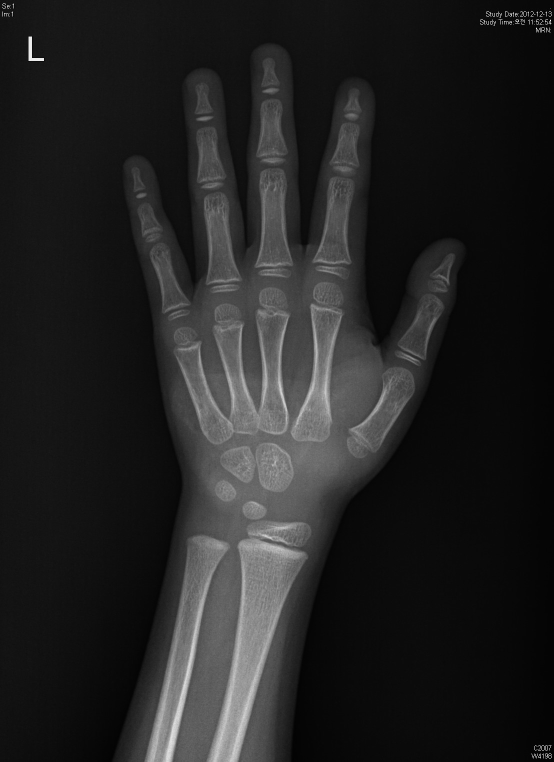
#> input picture 000. 2차 플젝/boneage/sample_img.jpg.jpg, 1108 x 1524 px (shown at 1/2 size); its folder holds only this picture in this run
$ python -i bone1.py   (imports and definitions only)
#> lines starting #> are read from the running program, lines starting #| are printed output that depends on the picture; after the words box and inside, x2 and y2 are one past the last pixel; in counts of white or black regions, pixels touching at a corner belong together
#> further down, picture is the input picture: shape (1524, 1108, 3); min 0, max 255, mean 34.8
# 모듈 import
import numpy as np
import cv2
import matplotlib.pyplot as plt
import seaborn as sns
from sklearn.linear_model import LinearRegression
import glob
import math
import re
import pandas as pd
import warnings
# [1 line not run here, left out]

#-----------------------------------------------------------------------------------
# read_img(path) -> original_img
# make_mask(original_img) -> mask
# cut_mask(original_img, mask) -> masked
# img_rotation(masked) ->rotated_img

# ---- morphology_value_1, morphology_value_2, filter_value(a,b)
# Decomposing(rotated_img,a,b,d,e) -> bone_extraction
#-----------------------------------------------------------------------------------

# 이미지 경로에서 불러오기.
def read_img(path):
    original_img = cv2.imread(path)
    return original_img


# 원본 이미지를 넣어서 마스크 만드는 함수.
########## Making mask for removing background #############
def make_mask(original_img):
    ## change to lab for making mask
    img_mask = original_img.copy()
    img_mask = cv2.cvtColor(img_mask, cv2.COLOR_RGB2BGR)
    img_mask = cv2.cvtColor(img_mask, cv2.COLOR_BGR2Lab)
#> img_mask: shape (1524, 1108, 3); mean of channels 0, 1, 2 34.3, 128, 128

    ## blur _02
    # kernel_size = odds / value = img.mean()


    blur_k = int((img_mask.mean()*0.5)//2)*2+1
#> blur_k = 49
    img_mask = cv2.medianBlur(img_mask, blur_k)
#> img_mask: shape (1524, 1108, 3); mean of channels 0, 1, 2 33.1, 128, 128

    ## change to Grayscale for threshold

    img_mask = cv2.cvtColor(img_mask, cv2.COLOR_Lab2BGR)
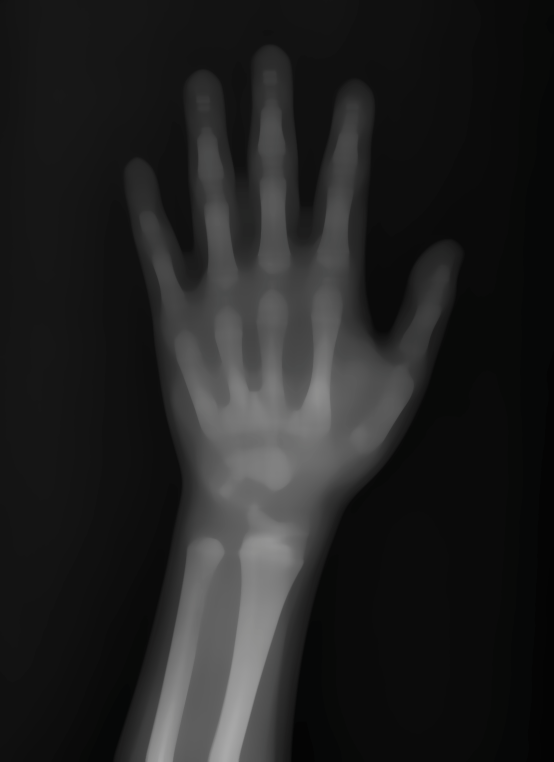
#> img_mask: shape (1524, 1108, 3) (shown at 1/2 size); mean B, G, R 33.7, 33.8, 33.6
    img_mask = cv2.cvtColor(img_mask, cv2.COLOR_BGR2GRAY)
#> img_mask: shape (1524, 1108)

    ## binary / value = img.mean()

    if img_mask.mean() > 100 :
      th = img_mask.mean()*0.94
    else :
      th = img_mask.mean()
#> th = 33.78

    ret, img_mask = cv2.threshold(img_mask, th, 255, cv2.THRESH_BINARY)
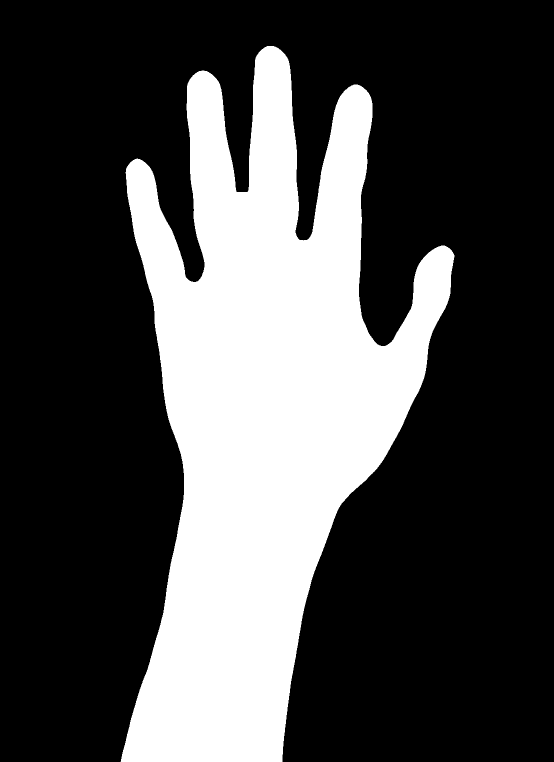
#> img_mask: shape (1524, 1108) (shown at 1/2 size); 29.3% white; 1 white region
#> ret = 33

    ## mask based Max value of contours

    contours, hierarchy = cv2.findContours(img_mask, cv2.RETR_EXTERNAL, cv2.CHAIN_APPROX_SIMPLE)
#> contours = 1 contour; box (x1, y1, x2, y2) and area: (241, 92, 909, 1524) 491805
    max_cnt = max(contours, key=cv2.contourArea)
#> max_cnt = contour of 1970 points, box (x1, y1, x2, y2) (241, 92, 909, 1524), area 491805
    mask = np.zeros(img_mask.shape, dtype=np.uint8)
    cv2.drawContours(mask, [max_cnt], -1, (255,255,255), -1)

    ## Applying for dilation

    k = cv2.getStructuringElement(cv2.MORPH_RECT, (8,8))
    mask = cv2.dilate(mask,k)
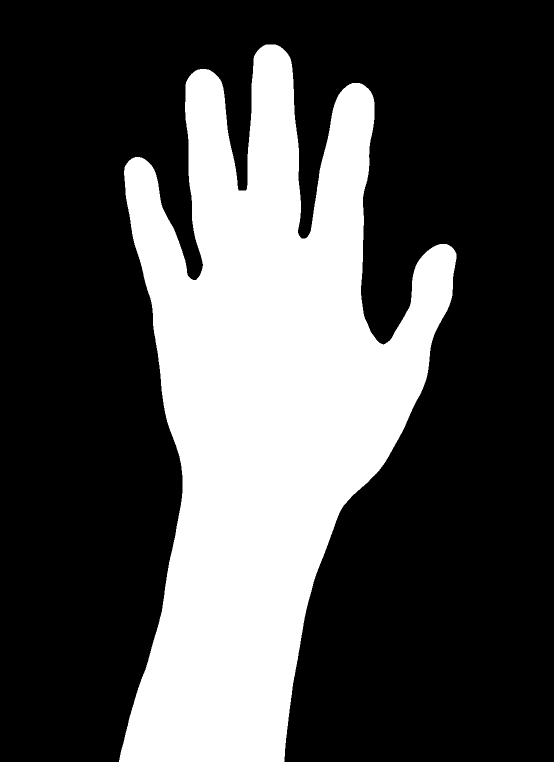
#> mask: shape (1524, 1108) (shown at 1/2 size); 30.6% white; 1 white region, box (x1, y1, x2, y2) and area: (238, 89, 913, 1524) 516265
    return mask


# 마스크를 이용하여 원본이미지의 배경을 자르는 함수.
######## background cut based mask ##########
# [713 lines left out: functions cut_mask, img_rotation, Decomposing, Bone_extraction, out_crop_img, yolo_crop_img and 6 more, not called in this run]

>>> import cv2
>>> picture = cv2.cvtColor(cv2.imread('sample_img.jpg.jpg'), cv2.COLOR_BGR2RGB)
>>> result = make_mask(picture)
